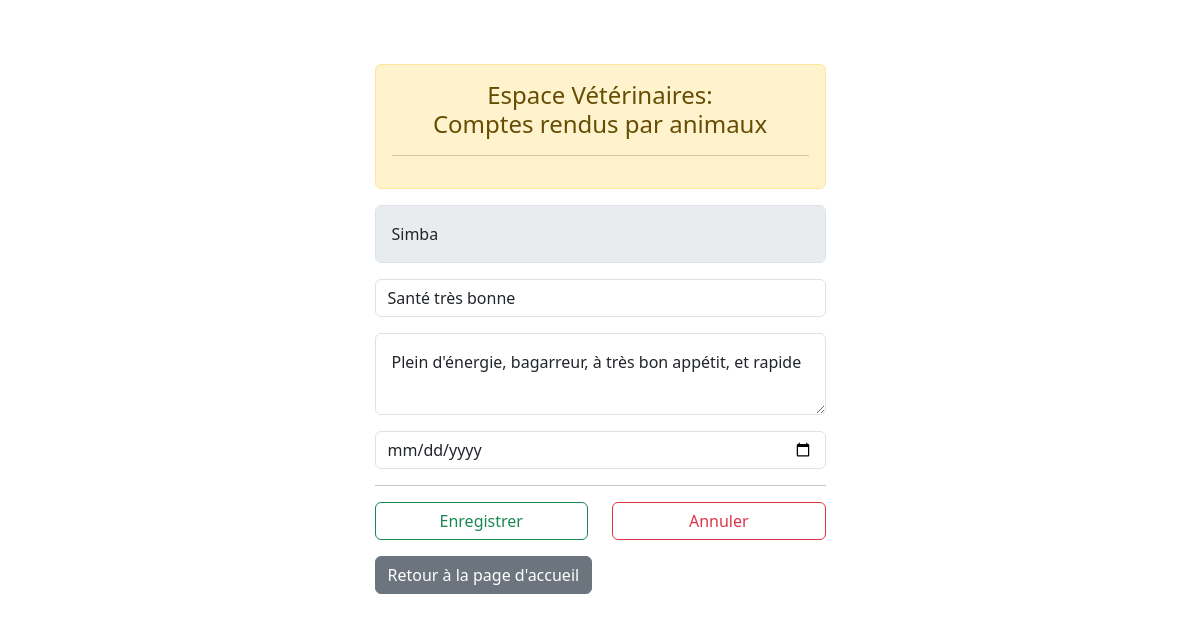
Page /crudHabitats/formUpdateVeterinaires.php?id_habitat=2 on the committed database.
### tables this page shows
CREATE TABLE `habitats` (
  `id_habitat` int(10) UNSIGNED NOT NULL,
  `habitat` varchar(50) NOT NULL,
  `description_habitat` varchar(255) NOT NULL DEFAULT 'Aucune description',
  `img` longblob,
  `prenom_animal` varchar(100) DEFAULT NULL,
  `race` varchar(100) NOT NULL,
  `etat_sante` varchar(100) NOT NULL,
  `detail_sante` varchar(100) DEFAULT NULL,
  `nourriture` varchar(100) DEFAULT NULL,
  `grammage` int(11) DEFAULT NULL COMMENT 'en gr',
  `date_visite` timestamp NULL DEFAULT NULL,
  `date_repas_pris` timestamp NULL DEFAULT NULL,
  `heure_repas_pris` time DEFAULT NULL,
  `miseajour_le` datetime DEFAULT CURRENT_TIMESTAMP ON UPDATE CURRENT_TIMESTAMP
);

### crudHabitats/formUpdateVeterinaires.php (the view, shortened to what this page needs)
<?php
include_once("../dbconn.php");
$prenom_animal = $etat_sante = $detail_sante = $date_visite = "";
if ($_SERVER['REQUEST_METHOD'] == 'GET') {
    $id = $_GET["id_habitat"];
    $sql = "SELECT * FROM habitats WHERE id_habitat=:id";
    $query = $conn->prepare($sql);
    $query->bindParam(':id', $id, PDO::PARAM_INT);
    $query->execute();
    $row = $query->fetch(PDO::FETCH_ASSOC);
    $prenom_animal = $row['prenom_animal'];
    $etat_sante = $row['etat_sante'];
    $detail_sante = $row['detail_sante'];
    $date_visite = $row['date_visite'];
}
?>
<!DOCTYPE html>
<html lang="en">
<head>
    <link href="https://cdn.jsdelivr.net/npm/bootstrap@5.3.2/dist/css/bootstrap.min.css" rel="stylesheet">
</head>
<body>
    <div class="container mt-5">
        <div class="row justify-content-center">
            <div class="col-md-5 mt-3">
                <div class="alert alert-warning text-center" role="alert">
                    <h4 class="alert-heading">Espace Vétérinaires: <br> Comptes rendus par animaux</h4>
                    <hr>
                </div>
                <form action="formUpdateVeterinaires.php" method="post">
                    <div class="mb-3">
                        <input type="text" name="prenom_animal" value="<?php echo htmlspecialchars($prenom_animal); ?>" class="form-control my-3 p-3 readonly" readonly>
                    </div>
                    <div class="mb-3">
                        <input class="form-control" type="text" name="etat_sante" placeholder="Etat Santé" value="<?php echo htmlspecialchars($etat_sante); ?>">
                    </div>
                    <div class="mb-3">
                        <textarea class="form-control my-3 p-3" name="detail_sante" placeholder="Détail Santé"><?php echo htmlspecialchars($detail_sante); ?></textarea>
                    </div>
                    <div class="mb-3">
                        <input class="form-control" type="date" name="date_visite" placeholder="Date visite" value="<?php echo htmlspecialchars($date_visite); ?>">
                    </div>
                    <hr class="mb-3">
                    <div class="row">
                        <div class="d-grid gap-2 col-6 mx-auto">
                            <button type="submit" name="submit" class="btn btn-outline-success">Enregistrer</button>
                        </div>
                        <div class="d-grid gap-2 col-6 mx-auto">
                            <a href="tableListingRapportVeterinaire.php" class="btn btn-outline-danger">Annuler</a>
                        </div>
                    </div>
                </form>
                <div class="mt-3">
                    <a href="../index.php" class="btn btn-secondary">Retour à la page d'accueil</a>
                </div>
            </div>
        </div>
    </div>
</body>
</html>

### crudHabitats/formUpdateVeterinaires.php (style rules this page uses)
.readonly { background-color: #e9ecef; cursor: not-allowed; }

### rows in the picture
habitats: prenom_animal "Simba", etat_sante "Santé très bonne", detail_sante "Plein d'énergie, bagarreur, à très bon appétit, et rapide"
